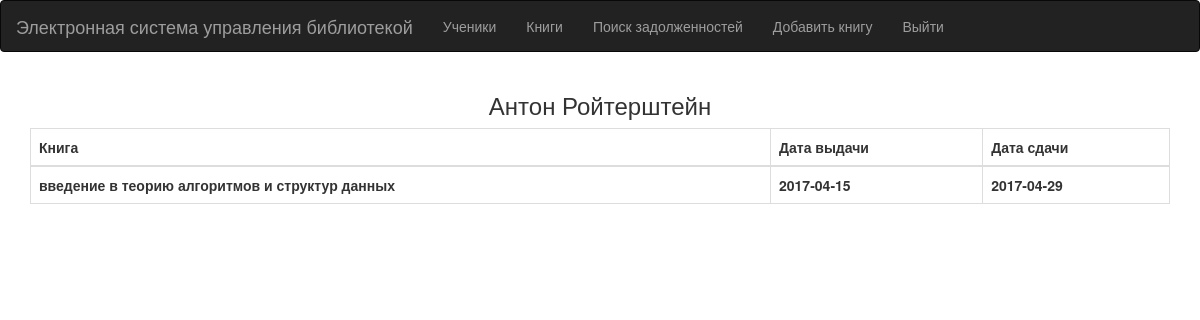
The page /student/Антон_Ройтерштейн on the database as committed earlier.
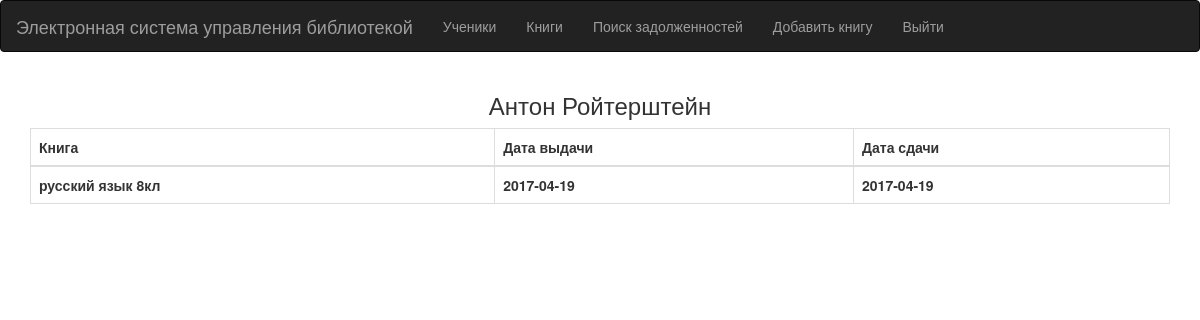
The same page on the database as committed later.
### tables this page shows
CREATE TABLE Books_Tab(ID INTEGER PRIMARY KEY AUTOINCREMENT, In_Stock int NULL, All_Books int NULL, Name_Of_Book nvarchar(150) NULL, Author_Of_Book nvarchar(150) NULL, ISBN nvarchar(20) NULL);

CREATE TABLE Books_Of_Snudent(ID INTEGER PRIMARY KEY AUTOINCREMENT, Student int NULL, Book int NULL, Date_Of_Receipt nvarchar(100) NULL, Date_Of_Return nvarchar(100) NULL);

### server.py (the view)
@app.route('/student/<name>', methods=['GET', 'POST'])
def student(name):
    name = tuple(name.split('_'))
    data = executes_for_web.Search_Of_Student(name)
    return render_template('found.html', uch=True, arrays=data, stname=name[0] + ' ' + name[1])

### executes_for_web.py (called while the page is built)
def Search_Of_Student(name):
    print('Trying to connect:')
    try:
        connection = sqlite3.connect('TSL.db', timeout=10)
        print('Connected')
    except:
        print('Could not connect')
    id = ID_Of_Name((name[0], name[1]))
    cursor = connection.cursor()
    request = cursor.execute(("SELECT Book, Date_Of_Receipt, Date_Of_Return FROM Books_Of_Snudent WHERE Student = '{0}'").format(id)).fetchall()
    request = list(map(lambda x: list(x), request))
    for book in range(len(request)):
        book_name = cursor.execute(("SELECT Name_Of_Book FROM Books_Tab WHERE ID = '{0}'").format(request[book][0])).fetchall()
        request[book][0] = book_name[0][0]
    connection.close()
    return request

### templates/found.html (shortened to what this page needs)
{%extends "layer.html"%}
{%block body%}
<nav class="navbar navbar-inverse">
    <div class="container-fluid">
        <div class="navbar-header">
            <span class="navbar-brand">Электронная система управления библиотекой</span>
        </div>
        <div>
            <ul class="nav navbar-nav">
                <li><a href="{{ url_for('get_students')}}">Ученики</a></li>
                <li><a href="{{ url_for('get_books')}}">Книги</a></li>
                <li><a href="{{ url_for('main') }}" >Поиск задолженностей</a></li>
                <li><a href="{{ url_for('addbook') }}" >Добавить книгу</a></li>
                <li><a href="{{ url_for('logout') }}">Выйти</a></li>
            </ul>
        </div>
    </div>
</nav>
<div class="container" align="center">
    <h3>{{stname}}</h3>
    {%if uch == True%}
    <div class="table-responsive">
        <table class="table table-hover table-bordered">
            <thead>
            <tr>
                <th>Книга</th>
                <th>Дата выдачи</th>
                <th>Дата сдачи</th>
            </tr>
           </thead>
            <tbody>
            {%for i in arrays%}
            <tr>
                <th>{{i[0]}}</th>
                <th>{{i[1]}}</th>
                <th>{{i[2]}}</th>
            </tr>
            {%endfor%}
            </tbody>
        </table>
    </div>
    <br>
    {%endif%}
</div>
{%endblock%}

Rows that differ between the two databases and show on the page:
no longer on this page (row edited): Books_Tab: Name_Of_Book "введение в теорию алгоритмов и структур данных"
removed Books_Of_Snudent: Date_Of_Receipt "2017-04-15", Date_Of_Return "2017-04-29"
added Books_Tab: Name_Of_Book "русский язык 8кл"
added Books_Of_Snudent: Date_Of_Receipt "2017-04-19", Date_Of_Return "2017-04-19"
